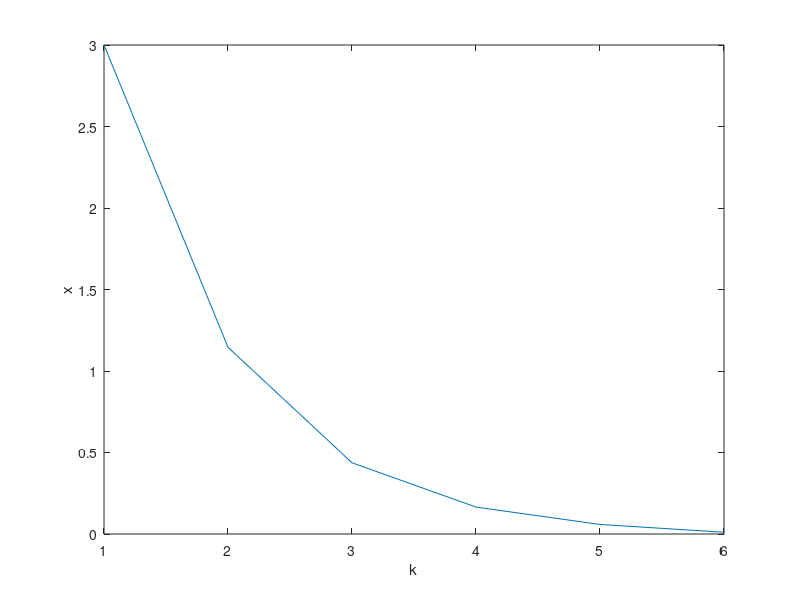

Write MATLAB code to recreate this figure.
clc
clear all
close all

s(6)=10;
Q=1;
r=1;
for k=5:-1:1
    s(k)=((4*s(k+1))/(1+s(k+1)))+Q;
    K(k)=(1*s(k+1)*2)/((1*s(k+1))+r);   
end
x(1)=3;
for k=1:5
    x(k+1)=2*x(k)-K(k)*x(k);
end

plot(x)
xlabel('k')
ylabel('x')